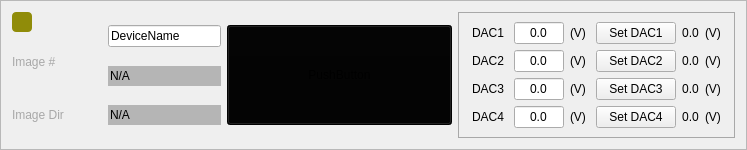
       <widget class="QFrame" name="frame_Main_Basic">
        <property name="styleSheet">
         <string notr="true">#frame_Main_Basic{
border:1px solid rgb(168,168,168)
}</string>
        </property>
        <property name="frameShape">
         <enum>QFrame::StyledPanel</enum>
        </property>
        <property name="frameShadow">
         <enum>QFrame::Raised</enum>
        </property>
        <layout class="QHBoxLayout" name="horizontalLayout_2" stretch="1,3,6,5">
         <item>
          <layout class="QVBoxLayout" name="verticalLayout_Main_Basic1">
           <item>
            <widget class="QPushButton" name="push_Servers">
             <property name="minimumSize">
              <size>
               <width>20</width>
               <height>20</height>
              </size>
             </property>
             <property name="maximumSize">
              <size>
               <width>20</width>
               <height>20</height>
              </size>
             </property>
             <property name="styleSheet">
              <string notr="true">#push_Servers{
background: rgb(144, 140, 9);
 border-radius: 4px;
}</string>
             </property>
             <property name="text">
              <string/>
             </property>
            </widget>
           </item>
           <item>
            <widget class="QLabel" name="label_ImageNum">
             <property name="minimumSize">
              <size>
               <width>90</width>
               <height>0</height>
              </size>
             </property>
             <property name="styleSheet">
              <string notr="true">#label_ImageNum{
color: rgb(168, 168, 168)
}</string>
             </property>
             <property name="text">
              <string>Image #</string>
             </property>
            </widget>
           </item>
           <item>
            <widget class="QLabel" name="label_ImageDir">
             <property name="minimumSize">
              <size>
               <width>90</width>
               <height>0</height>
              </size>
             </property>
             <property name="styleSheet">
              <string notr="true">#label_ImageDir{
color: rgb(168, 168, 168)
}</string>
             </property>
             <property name="text">
              <string>Image Dir</string>
             </property>
            </widget>
           </item>
          </layout>
         </item>
         <item>
          <layout class="QVBoxLayout" name="verticalLayout_Main_Basic2">
           <item>
            <widget class="QLineEdit" name="lineEdit_Device_Name">
             <property name="minimumSize">
              <size>
               <width>80</width>
               <height>20</height>
              </size>
             </property>
             <property name="text">
              <string>DeviceName</string>
             </property>
             <property name="alignment">
              <set>Qt::AlignLeading|Qt::AlignLeft|Qt::AlignVCenter</set>
             </property>
            </widget>
           </item>
           <item>
            <widget class="QLineEdit" name="lineEdit_ImageNumber">
             <property name="minimumSize">
              <size>
               <width>80</width>
               <height>20</height>
              </size>
             </property>
             <property name="toolTip">
              <string>Updates when scan starts</string>
             </property>
             <property name="styleSheet">
              <string notr="true">#lineEdit_ImageNumber{
background: rgb(181, 181, 181);
border: grey;
}</string>
             </property>
             <property name="text">
              <string>N/A</string>
             </property>
             <property name="alignment">
              <set>Qt::AlignLeading|Qt::AlignLeft|Qt::AlignVCenter</set>
             </property>
             <property name="readOnly">
              <bool>true</bool>
             </property>
            </widget>
           </item>
           <item>
            <widget class="QLineEdit" name="lineEdit_ImageDir">
             <property name="minimumSize">
              <size>
               <width>80</width>
               <height>20</height>
              </size>
             </property>
             <property name="toolTip">
              <string>Updates when scan starts</string>
             </property>
             <property name="styleSheet">
              <string notr="true">#lineEdit_ImageDir{
background: rgb(181, 181, 181);
border: grey;
}</string>
             </property>
             <property name="text">
              <string>N/A</string>
             </property>
             <property name="alignment">
              <set>Qt::AlignLeading|Qt::AlignLeft|Qt::AlignVCenter</set>
             </property>
             <property name="readOnly">
              <bool>true</bool>
             </property>
            </widget>
           </item>
          </layout>
         </item>
         <item>
          <widget class="QPushButton" name="SQUID">
           <property name="minimumSize">
            <size>
             <width>200</width>
             <height>100</height>
            </size>
           </property>
           <property name="focusPolicy">
            <enum>Qt::NoFocus</enum>
           </property>
           <property name="contextMenuPolicy">
            <enum>Qt::ActionsContextMenu</enum>
           </property>
           <property name="styleSheet">
            <string notr="true">image: url(:/nSOTScanner/Pictures/SQUIDRotated2.png);
background-color: rgb(3, 3, 3);</string>
           </property>
           <property name="text">
            <string>PushButton</string>
           </property>
          </widget>
         </item>
         <item>
          <widget class="QFrame" name="frame_MainBasic_DACOUTPUT">
           <property name="sizePolicy">
            <sizepolicy hsizetype="Preferred" vsizetype="Preferred">
             <horstretch>0</horstretch>
             <verstretch>0</verstretch>
            </sizepolicy>
           </property>
           <property name="layoutDirection">
            <enum>Qt::LeftToRight</enum>
           </property>
           <property name="styleSheet">
            <string notr="true">#frame_MainBasic_DACOUTPUT{
border:1px solid rgb(168,168,168)
}</string>
           </property>
           <property name="frameShape">
            <enum>QFrame::StyledPanel</enum>
           </property>
           <property name="frameShadow">
            <enum>QFrame::Raised</enum>
           </property>
           <layout class="QGridLayout" name="gridLayout_MainBasic_DACOUTPUT" rowstretch="1,0,0,0" columnstretch="3,2,1,1,4,1">
            <item row="3" column="3">
             <widget class="QPushButton" name="pushButton_CentralDAC_DACOUTPUT4">
              <property name="maximumSize">
               <size>
                <width>16777215</width>
                <height>16777215</height>
               </size>
              </property>
              <property name="toolTip">
               <string>Test</string>
              </property>
              <property name="text">
               <string>Set DAC4</string>
              </property>
             </widget>
            </item>
            <item row="3" column="1">
             <widget class="QLineEdit" name="lineEdit_CentralDAC_DACOUTPUT4">
              <property name="minimumSize">
               <size>
                <width>50</width>
                <height>20</height>
               </size>
              </property>
              <property name="maximumSize">
               <size>
                <width>80</width>
                <height>16777215</height>
               </size>
              </property>
              <property name="text">
               <string>0.0</string>
              </property>
              <property name="alignment">
               <set>Qt::AlignCenter</set>
              </property>
             </widget>
            </item>
            <item row="2" column="3">
             <widget class="QPushButton" name="pushButton_CentralDAC_DACOUTPUT3">
              <property name="maximumSize">
               <size>
                <width>16777215</width>
                <height>16777215</height>
               </size>
              </property>
              <property name="toolTip">
               <string>Test</string>
              </property>
              <property name="text">
               <string>Set DAC3</string>
              </property>
             </widget>
            </item>
            <item row="0" column="3">
             <widget class="QPushButton" name="pushButton_CentralDAC_DACOUTPUT1">
              <property name="maximumSize">
               <size>
                <width>16777215</width>
                <height>16777215</height>
               </size>
              </property>
              <property name="toolTip">
               <string>Test</string>
              </property>
              <property name="text">
               <string>Set DAC1</string>
              </property>
             </widget>
            </item>
            <item row="2" column="0">
             <widget class="QLabel" name="label_CentralDAC_DACOUTPUT3">
              <property name="minimumSize">
               <size>
                <width>40</width>
                <height>20</height>
               </size>
              </property>
              <property name="text">
               <string>DAC3</string>
              </property>
              <property name="alignment">
               <set>Qt::AlignCenter</set>
              </property>
             </widget>
            </item>
            <item row="0" column="0">
             <widget class="QLabel" name="label_CentralDAC_DACOUTPUT1">
              <property name="minimumSize">
               <size>
                <width>40</width>
                <height>20</height>
               </size>
              </property>
              <property name="text">
               <string>DAC1</string>
              </property>
              <property name="alignment">
               <set>Qt::AlignCenter</set>
              </property>
             </widget>
            </item>
            <item row="3" column="0">
             <widget class="QLabel" name="label_CentralDAC_DACOUTPUT4">
              <property name="minimumSize">
               <size>
                <width>40</width>
                <height>20</height>
               </size>
              </property>
              <property name="text">
               <string>DAC4</string>
              </property>
              <property name="alignment">
               <set>Qt::AlignCenter</set>
              </property>
             </widget>
            </item>
            <item row="1" column="0">
             <widget class="QLabel" name="label_CentralDAC_DACOUTPUT2">
              <property name="minimumSize">
               <size>
                <width>40</width>
                <height>20</height>
               </size>
              </property>
              <property name="text">
               <string>DAC2</string>
              </property>
              <property name="alignment">
               <set>Qt::AlignCenter</set>
              </property>
             </widget>
            </item>
            <item row="0" column="1">
             <widget class="QLineEdit" name="lineEdit_CentralDAC_DACOUTPUT1">
              <property name="minimumSize">
               <size>
                <width>50</width>
                <height>20</height>
               </size>
              </property>
              <property name="maximumSize">
               <size>
                <width>80</width>
                <height>16777215</height>
               </size>
              </property>
              <property name="text">
               <string>0.0</string>
              </property>
              <property name="alignment">
               <set>Qt::AlignCenter</set>
              </property>
             </widget>
            </item>
            <item row="2" column="1">
             <widget class="QLineEdit" name="lineEdit_CentralDAC_DACOUTPUT3">
              <property name="minimumSize">
               <size>
                <width>50</width>
                <height>20</height>
               </size>
              </property>
              <property name="maximumSize">
               <size>
                <width>80</width>
                <height>16777215</height>
               </size>
              </property>
              <property name="text">
               <string>0.0</string>
              </property>
              <property name="alignment">
               <set>Qt::AlignCenter</set>
              </property>
             </widget>
            </item>
            <item row="1" column="3">
             <widget class="QPushButton" name="pushButton_CentralDAC_DACOUTPUT2">
              <property name="maximumSize">
               <size>
                <width>16777215</width>
                <height>16777215</height>
               </size>
              </property>
              <property name="toolTip">
               <string>Test</string>
              </property>
              <property name="text">
               <string>Set DAC2</string>
              </property>
             </widget>
            </item>
            <item row="1" column="1">
             <widget class="QLineEdit" name="lineEdit_CentralDAC_DACOUTPUT2">
              <property name="minimumSize">
               <size>
                <width>50</width>
                <height>20</height>
               </size>
              </property>
              <property name="maximumSize">
               <size>
                <width>80</width>
                <height>16777215</height>
               </size>
              </property>
              <property name="text">
               <string>0.0</string>
              </property>
              <property name="alignment">
               <set>Qt::AlignCenter</set>
              </property>
             </widget>
            </item>
            <item row="0" column="4">
             <widget class="QLabel" name="label_CentralDAC_DACOUTPUT1_Current">
              <property name="text">
               <string>0.0</string>
              </property>
              <property name="alignment">
               <set>Qt::AlignCenter</set>
              </property>
             </widget>
            </item>
            <item row="1" column="4">
             <widget class="QLabel" name="label_CentralDAC_DACOUTPUT2_Current">
              <property name="text">
               <string>0.0</string>
              </property>
              <property name="alignment">
               <set>Qt::AlignCenter</set>
              </property>
             </widget>
            </item>
            <item row="3" column="2">
             <widget class="QLabel" name="label_MinVoltage_Unit_5">
              <property name="minimumSize">
               <size>
                <width>20</width>
                <height>20</height>
               </size>
              </property>
              <property name="text">
               <string>(V)</string>
              </property>
             </widget>
            </item>
            <item row="0" column="2">
             <widget class="QLabel" name="label_MinVoltage_Unit_2">
              <property name="minimumSize">
               <size>
                <width>20</width>
                <height>20</height>
               </size>
              </property>
              <property name="text">
               <string>(V)</string>
              </property>
             </widget>
            </item>
            <item row="1" column="2">
             <widget class="QLabel" name="label_MinVoltage_Unit_3">
              <property name="minimumSize">
               <size>
                <width>20</width>
                <height>20</height>
               </size>
              </property>
              <property name="text">
               <string>(V)</string>
              </property>
             </widget>
            </item>
            <item row="3" column="4">
             <widget class="QLabel" name="label_CentralDAC_DACOUTPUT4_Current">
              <property name="text">
               <string>0.0</string>
              </property>
              <property name="alignment">
               <set>Qt::AlignCenter</set>
              </property>
             </widget>
            </item>
            <item row="2" column="2">
             <widget class="QLabel" name="label_MinVoltage_Unit_4">
              <property name="minimumSize">
               <size>
                <width>20</width>
                <height>20</height>
               </size>
              </property>
              <property name="text">
               <string>(V)</string>
              </property>
             </widget>
            </item>
            <item row="2" column="4">
             <widget class="QLabel" name="label_CentralDAC_DACOUTPUT3_Current">
              <property name="text">
               <string>0.0</string>
              </property>
              <property name="alignment">
               <set>Qt::AlignCenter</set>
              </property>
             </widget>
            </item>
            <item row="0" column="5">
             <widget class="QLabel" name="label_MinVoltage_Unit_6">
              <property name="minimumSize">
               <size>
                <width>20</width>
                <height>20</height>
               </size>
              </property>
              <property name="text">
               <string>(V)</string>
              </property>
             </widget>
            </item>
            <item row="1" column="5">
             <widget class="QLabel" name="label_MinVoltage_Unit_7">
              <property name="minimumSize">
               <size>
                <width>20</width>
                <height>20</height>
               </size>
              </property>
              <property name="text">
               <string>(V)</string>
              </property>
             </widget>
            </item>
            <item row="2" column="5">
             <widget class="QLabel" name="label_MinVoltage_Unit_8">
              <property name="minimumSize">
               <size>
                <width>20</width>
                <height>20</height>
               </size>
              </property>
              <property name="text">
               <string>(V)</string>
              </property>
             </widget>
            </item>
            <item row="3" column="5">
             <widget class="QLabel" name="label_MinVoltage_Unit_9">
              <property name="minimumSize">
               <size>
                <width>20</width>
                <height>20</height>
               </size>
              </property>
              <property name="text">
               <string>(V)</string>
              </property>
             </widget>
            </item>
           </layout>
          </widget>
         </item>
        </layout>
       </widget>
